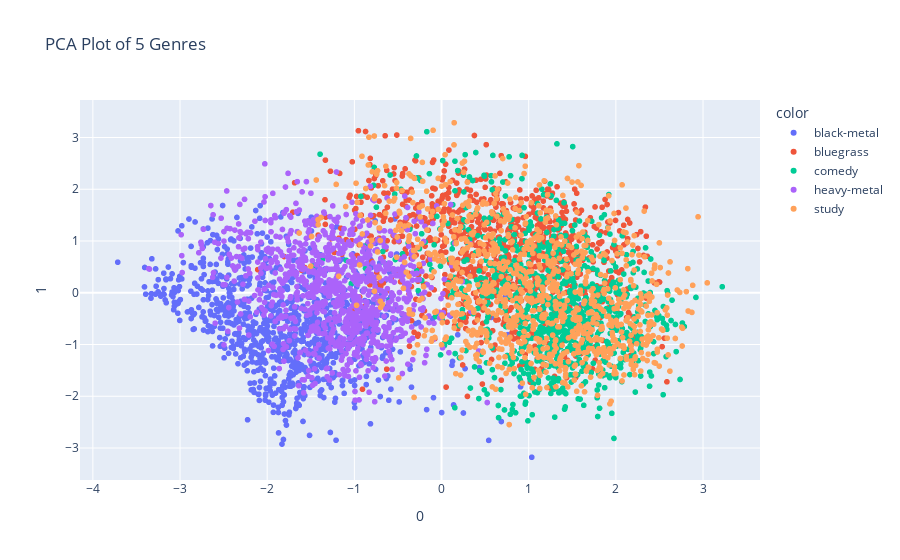

The notebook cell saved with this chart:
### Code cell
from sklearn.decomposition import PCA

top_genre_songs = numerical_data[numerical_data.track_genre.isin(top_genres)]

pca = PCA(n_components=3)
components = pca.fit_transform(top_genre_songs[['danceability', 'popularity', 'loudness', 'valence', 'tempo', 'acousticness']])

fig = px.scatter(components, x=0, y=1, color=top_genre_songs['track_genre'], title='PCA Plot of 5 Genres')
plt.savefig('pca.png', format='png')
fig.show()

### Figure 1 — Plotly figure (JSON) as saved in the notebook; plotly's stock layout.template omitted (floating-point values rounded to 4 significant figures; data arrays with more than 128 entries replaced by an {"elided": "..."} marker saying what was removed)
{"data": [{"hovertemplate": "color=black-metal<br>0=%{x}<br>1=%{y}<extra></extra>", "legendgroup": "black-metal", "marker": {"color": "#636efa", "symbol": "circle"}, "mode": "markers", "name": "black-metal", "showlegend": true, "type": "scattergl", "x": {"elided": "991 float values"}, "xaxis": "x", "y": {"elided": "991 float values"}, "yaxis": "y"}, {"hovertemplate": "color=bluegrass<br>0=%{x}<br>1=%{y}<extra></extra>", "legendgroup": "bluegrass", "marker": {"color": "#EF553B", "symbol": "circle"}, "mode": "markers", "name": "bluegrass", "showlegend": true, "type": "scattergl", "x": {"elided": "978 float values"}, "xaxis": "x", "y": {"elided": "978 float values"}, "yaxis": "y"}, {"hovertemplate": "color=comedy<br>0=%{x}<br>1=%{y}<extra></extra>", "legendgroup": "comedy", "marker": {"color": "#00cc96", "symbol": "circle"}, "mode": "markers", "name": "comedy", "showlegend": true, "type": "scattergl", "x": {"elided": "987 float values"}, "xaxis": "x", "y": {"elided": "987 float values"}, "yaxis": "y"}, {"hovertemplate": "color=heavy-metal<br>0=%{x}<br>1=%{y}<extra></extra>", "legendgroup": "heavy-metal", "marker": {"color": "#ab63fa", "symbol": "circle"}, "mode": "markers", "name": "heavy-metal", "showlegend": true, "type": "scattergl", "x": {"elided": "985 float values"}, "xaxis": "x", "y": {"elided": "985 float values"}, "yaxis": "y"}, {"hovertemplate": "color=study<br>0=%{x}<br>1=%{y}<extra></extra>", "legendgroup": "study", "marker": {"color": "#FFA15A", "symbol": "circle"}, "mode": "markers", "name": "study", "showlegend": true, "type": "scattergl", "x": {"elided": "996 float values"}, "xaxis": "x", "y": {"elided": "996 float values"}, "yaxis": "y"}], "layout": {"legend": {"title": {"text": "color"}, "tracegroupgap": 0}, "title": {"text": "PCA Plot of 5 Genres"}, "xaxis": {"anchor": "y", "domain": [0, 1], "title": {"text": "0"}}, "yaxis": {"anchor": "x", "domain": [0, 1], "title": {"text": "1"}}}}
